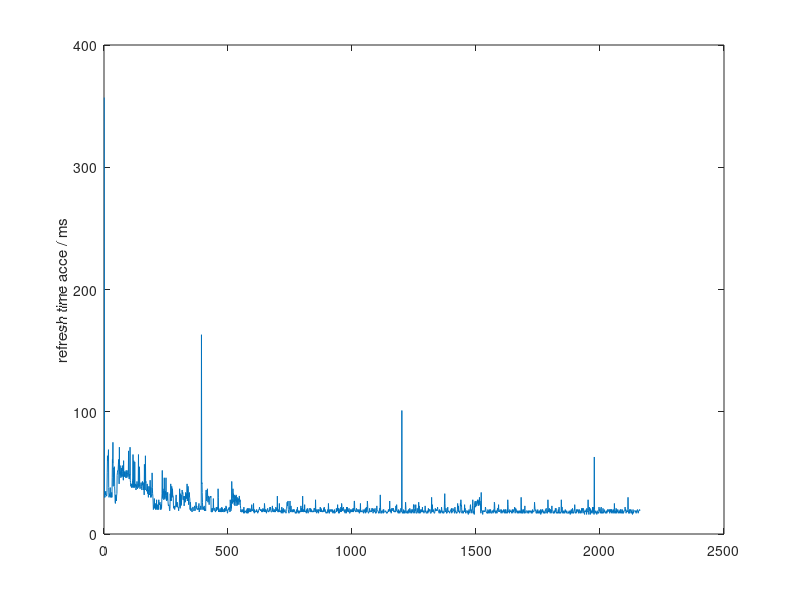

This chart was generated by the following MATLAB code: (Note: this script raises an error after producing the figure.)
close all;
clear all;

load acce_data.txt

acce_refresh_time = acce_data(:,2);

plot(acce_refresh_time);
ylabel('refresh time acce / ms');
xlabel();